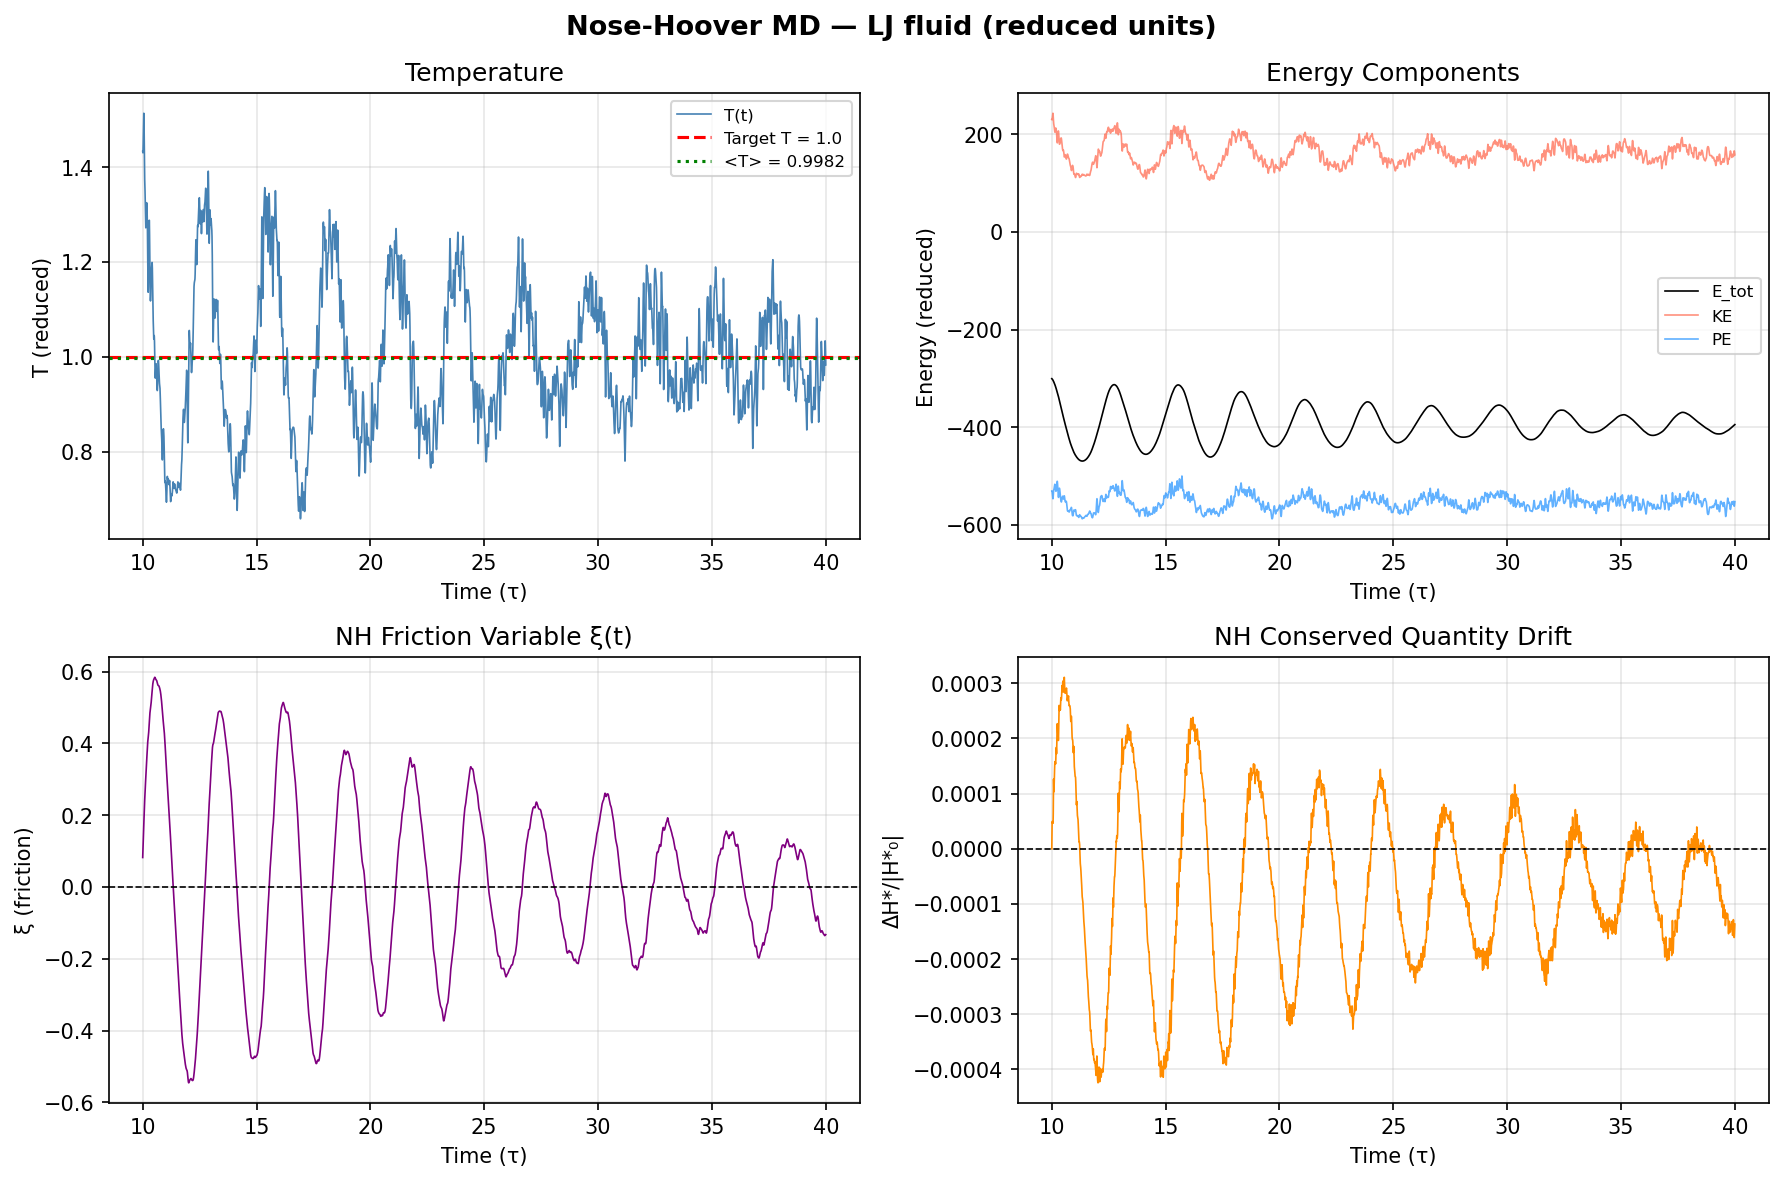

Write the Python code that produced this figure.
"""
============================================================
NVT Molecular Dynamics with Nose-Hoover Thermostat
Pair Potential: Lennard-Jones  (Reduced Units: sigma=1, eps=1, m=1, kB=1)
============================================================

Key Theoretical Formulas
-------------------------
1. Lennard-Jones potential:
   V(r) = 4ε [(σ/r)^12 - (σ/r)^6]

2. LJ pair force on atom i due to atom j:
   F_ij = (48ε/r²) [(σ/r)^12 - 0.5(σ/r)^6] * r_ij

3. Nose-Hoover equations of motion (extended system):
   dr_i/dt  = p_i / m_i
   dp_i/dt  = F_i  -  ξ · p_i           (friction term)
   dξ/dt    = (1/Q) · (2K - Nf·kB·T)    (thermostat EOM)
   dη/dt    = ξ                           (NH "position")

4. Thermostat mass:
   Q = Nf · kB · T · τ_NH²

5. NH conserved pseudo-Hamiltonian:
   H* = KE + PE + Q·ξ²/2 + Nf·kB·T·η

6. Temperature from kinetic energy:
   T = 2K / (Nf · kB)

7. Long-range tail correction (energy):
   U_tail = (8π·N·ρ/3) · [1/(3·rc^9) - 1/rc^3]

8. Pressure (virial theorem):
   P = ρ·kBT + W/(3V),   W = Σ_{i<j} r_ij · F_ij

9. Velocity Verlet (modified for NH friction):
   Step by Trotter splitting of Liouville operator
   (Martyna et al., Mol. Phys. 87, 1117, 1996)

Author: AI4Chem
"""

import numpy as np
import matplotlib.pyplot as plt


# ======================================================================
# Main class
# ======================================================================

class NoseHooverMD:
    """
    NVT Lennard-Jones MD with Nose-Hoover thermostat.

    Parameters
    ----------
    N        : number of atoms
    rho      : number density  (N/V, reduced units)
    T_target : target temperature  (kB = 1)
    dt       : integration time step
    tau_nh   : Nose-Hoover coupling time constant
    """

    def __init__(self, N: int = 108, rho: float = 0.8,
                 T_target: float = 1.0, dt: float = 0.002,
                 tau_nh: float = 0.5):

        self.N        = N
        self.T_target = T_target
        self.dt       = dt
        self.rho      = rho

        # Box length from ρ = N/V  →  L = (N/ρ)^(1/3)
        self.L = (N / rho) ** (1.0 / 3.0)

        # LJ cutoff radius (standard 2.5σ, but ≤ L/2)
        self.rc  = min(2.5, 0.49 * self.L)
        rc3      = self.rc ** 3
        rc9      = rc3 ** 3

        # Long-range tail correction to total energy (per atom):
        #   u_tail = (8π·ρ/3)·[1/(3·rc^9) - 1/rc^3]
        self.e_tail = (8.0 * np.pi * rho / 3.0) * (1.0 / (3.0 * rc9) - 1.0 / rc3)

        # Degrees of freedom: 3N - 3 (COM translation removed)
        self.ndof = 3 * N - 3

        # ---- Nose-Hoover thermostat variables ----
        # Thermostat "mass":  Q = Nf·kB·T·τ²
        self.Q   = self.ndof * T_target * tau_nh ** 2
        self.xi  = 0.0   # friction variable (dη/dt)
        self.eta = 0.0   # NH position variable

        # Arrays
        self.pos    = np.zeros((N, 3))
        self.vel    = np.zeros((N, 3))
        self.forces = np.zeros((N, 3))

        self._init_fcc_lattice()
        self._init_velocities()
        self.forces, self._pe, self._vir = self._compute_forces()

        print("=" * 55)
        print("  Nose-Hoover MD  –  LJ fluid (reduced units)")
        print("=" * 55)
        print(f"  N       = {N},   ρ = {rho:.3f},   L = {self.L:.4f}")
        print(f"  T_target= {T_target},  dt = {dt},  τ_NH = {tau_nh}")
        print(f"  Q       = {self.Q:.4f},  Nf = {self.ndof},  rc = {self.rc:.3f}")
        print("=" * 55)

    # ------------------------------------------------------------------
    # Initialization
    # ------------------------------------------------------------------

    def _init_fcc_lattice(self):
        """Atoms on an FCC lattice (4-atom unit cell)."""
        basis = np.array([[0.0, 0.0, 0.0],
                          [0.5, 0.5, 0.0],
                          [0.5, 0.0, 0.5],
                          [0.0, 0.5, 0.5]])
        nc = int(np.ceil((self.N / 4) ** (1.0 / 3.0)))
        a  = self.L / nc          # lattice constant

        coords = []
        for ix in range(nc):
            for iy in range(nc):
                for iz in range(nc):
                    for b in basis:
                        if len(coords) < self.N:
                            coords.append((np.array([ix, iy, iz]) + b) * a)
        self.pos = np.array(coords[:self.N])

    def _init_velocities(self):
        """Maxwell-Boltzmann distribution, then rescale to exact T_target."""
        np.random.seed(42)
        # Draw velocities: σ_v = sqrt(kB·T/m) = sqrt(T)  (kB=m=1)
        self.vel = np.random.randn(self.N, 3) * np.sqrt(self.T_target)
        # Remove centre-of-mass drift
        self.vel -= self.vel.mean(axis=0)
        # Rescale to exact T_target
        ke    = 0.5 * np.sum(self.vel ** 2)
        T_now = 2.0 * ke / self.ndof
        self.vel *= np.sqrt(self.T_target / T_now)

    # ------------------------------------------------------------------
    # LJ Force & Energy
    # ------------------------------------------------------------------

    def _compute_forces(self):
        """
        Compute LJ forces (vectorised inner loop), potential energy,
        and virial  W = Σ r_ij · F_ij.

        V(r)  = 4 [(1/r)^12 - (1/r)^6]           (σ=ε=1)
        F/r²  = 48 r^{-2}[(r^{-6})^2 - 0.5·r^{-6}]
        Cutoff-shifted: V_s(r) = V(r) - V(rc)
        """
        L    = self.L
        rc2  = self.rc ** 2
        N    = self.N
        pos  = self.pos

        # Energy shift so V_s(rc) = 0
        r2c   = 1.0 / rc2
        r6c   = r2c ** 3
        e_cut = 4.0 * r6c * (r6c - 1.0)

        forces = np.zeros((N, 3))
        pe     = 0.0
        virial = 0.0

        for i in range(N - 1):
            # Displacement vectors: r_i - r_j  for all j > i
            dr  = pos[i] - pos[i + 1:]          # shape (N-1-i, 3)
            dr -= L * np.round(dr / L)           # minimum image convention
            r2  = np.einsum('ij,ij->i', dr, dr)  # |dr|²

            mask = r2 < rc2
            if not np.any(mask):
                continue

            r2m  = r2[mask]
            drm  = dr[mask]

            r2i  = 1.0 / r2m
            r6i  = r2i ** 3   # (σ/r)^6  with σ=1

            # Force coefficient:  dV/dr · (1/r) = 48ε/r² [(σ/r)^12 - 0.5(σ/r)^6]
            f_r2 = 48.0 * r2i * r6i * (r6i - 0.5)
            fvec = f_r2[:, None] * drm            # force vectors on atom i

            forces[i] += fvec.sum(axis=0)

            j_idx = np.where(mask)[0] + (i + 1)
            np.add.at(forces, j_idx, -fvec)       # Newton's 3rd law

            pe     += np.sum(4.0 * r6i * (r6i - 1.0) - e_cut)
            virial += np.sum(f_r2 * r2m)          # Σ r·F

        pe += self.e_tail * N   # long-range correction
        return forces, pe, virial

    # ------------------------------------------------------------------
    # Nose-Hoover velocity-Verlet integrator
    # ------------------------------------------------------------------

    def _ke(self) -> float:
        """Kinetic energy  K = ½·m·Σv²  (m=1)."""
        return 0.5 * np.sum(self.vel ** 2)

    def step(self):
        """
        Single time step using the Nose-Hoover velocity-Verlet scheme
        (Trotter factorisation, Martyna et al. 1996).

        Integration order
        -----------------
        1.  ξ ← ξ + (dt/2)·G_ξ          (half-step thermostat)
        2.  v ← v·exp(−ξ·dt/2)           (velocity scaling, half)
        3.  v ← v + (dt/2)·F/m           (half-kick from forces)
        4.  r ← r + dt·v                 (full position update)
        5.  F ← F(r_new)                 (recompute forces)
        6.  v ← v + (dt/2)·F_new/m       (half-kick, new forces)
        7.  v ← v·exp(−ξ·dt/2)           (velocity scaling, half)
        8.  ξ ← ξ + (dt/2)·G_ξ          (half-step thermostat)
        9.  η ← η + dt·ξ                 (NH position, full step)

        where  G_ξ = (2K − Nf·kB·T) / Q
        """
        dt  = self.dt
        dt2 = 0.5 * dt

        # ---- 1. Half-step ξ ----
        G        = (2.0 * self._ke() - self.ndof * self.T_target) / self.Q
        self.xi += dt2 * G

        # ---- 2. Scale velocities (NH damping) ----
        scale     = np.exp(-self.xi * dt2)
        self.vel *= scale

        # ---- 3. Half velocity kick from current forces ----
        self.vel += dt2 * self.forces   # m = 1

        # ---- 4. Full position update with PBC ----
        self.pos  = (self.pos + dt * self.vel) % self.L

        # ---- 5. Recompute forces at new positions ----
        self.forces, pe, virial = self._compute_forces()

        # ---- 6. Half velocity kick from new forces ----
        self.vel += dt2 * self.forces

        # ---- 7. Scale velocities again ----
        self.vel *= scale   # same scale factor for time-reversibility

        # ---- 8. Half-step ξ with updated KE ----
        G        = (2.0 * self._ke() - self.ndof * self.T_target) / self.Q
        self.xi += dt2 * G

        # ---- 9. Full step η ----
        self.eta += dt * self.xi

        ke = self._ke()
        return ke, pe, virial

    # ------------------------------------------------------------------
    # Run loop
    # ------------------------------------------------------------------

    def run(self, n_steps: int = 20000,
            equil_steps: int = 5000,
            output_every: int = 500):
        """
        Run the simulation.

        Parameters
        ----------
        n_steps      : total number of MD steps
        equil_steps  : equilibration steps (not collected in data)
        output_every : print / record interval
        """
        hdr = (f"{'Step':>8}  {'T':>8}  {'KE':>10}  "
               f"{'PE':>12}  {'E_tot':>12}  {'ξ':>9}  {'P':>8}")
        print("\n" + hdr)
        print("-" * len(hdr))

        data = {k: [] for k in ('t', 'T', 'KE', 'PE', 'E', 'xi', 'P', 'H_star')}

        for step in range(n_steps):
            ke, pe, virial = self.step()

            T      = 2.0 * ke / self.ndof
            P      = self.rho * T + virial / (3.0 * self.L ** 3)
            E      = ke + pe
            # NH conserved quantity: H* = KE + PE + Q·ξ²/2 + Nf·kBT·η
            H_star = E + 0.5 * self.Q * self.xi ** 2 + self.ndof * self.T_target * self.eta

            if step % output_every == 0:
                print(f"{step:>8}  {T:>8.4f}  {ke:>10.4f}  "
                      f"{pe:>12.4f}  {E:>12.4f}  {self.xi:>9.5f}  {P:>8.4f}")

            if step >= equil_steps:
                data['t'].append(step * self.dt)
                data['T'].append(T)
                data['KE'].append(ke)
                data['PE'].append(pe)
                data['E'].append(E)
                data['xi'].append(self.xi)
                data['P'].append(P)
                data['H_star'].append(H_star)

        for k in data:
            data[k] = np.array(data[k])

        self._print_summary(data)
        return data

    # ------------------------------------------------------------------
    # Post-processing
    # ------------------------------------------------------------------

    def _print_summary(self, data):
        print(f"\n{'='*50}")
        print("  Production averages")
        print(f"{'='*50}")
        print(f"  T_target = {self.T_target:.4f}")
        print(f"  <T>      = {data['T'].mean():.4f} ± {data['T'].std():.4f}")
        print(f"  <KE>     = {data['KE'].mean():.4f}")
        print(f"  <PE>     = {data['PE'].mean():.4f}")
        print(f"  <E_tot>  = {data['E'].mean():.4f}")
        print(f"  <P>      = {data['P'].mean():.4f}")
        H0  = data['H_star'][0]
        dH  = (data['H_star'] - H0) / abs(H0)
        print(f"  ΔH*/H*   = {dH.std():.2e}  (NH conserved quantity drift)")
        print(f"{'='*50}")

    def plot(self, data, save: str = "nose_hoover_md.png"):
        """Four-panel diagnostic plot."""
        t = data['t']

        fig, axes = plt.subplots(2, 2, figsize=(12, 8))
        fig.suptitle("Nose-Hoover MD — LJ fluid (reduced units)", fontsize=13, fontweight='bold')

        # --- (0,0) Temperature ---
        ax = axes[0, 0]
        ax.plot(t, data['T'], lw=0.8, color='steelblue', label='T(t)')
        ax.axhline(self.T_target, color='red', ls='--', lw=1.5,
                   label=f'Target T = {self.T_target}')
        ax.axhline(np.mean(data['T']), color='green', ls=':', lw=1.5,
                   label=f"<T> = {np.mean(data['T']):.4f}")
        ax.set(xlabel='Time (τ)', ylabel='T (reduced)', title='Temperature')
        ax.legend(fontsize=8); ax.grid(alpha=0.3)

        # --- (0,1) Energy components ---
        ax = axes[0, 1]
        ax.plot(t, data['E'],  lw=0.8, color='black',      label='E_tot')
        ax.plot(t, data['KE'], lw=0.8, color='tomato',     alpha=0.7, label='KE')
        ax.plot(t, data['PE'], lw=0.8, color='dodgerblue', alpha=0.7, label='PE')
        ax.set(xlabel='Time (τ)', ylabel='Energy (reduced)', title='Energy Components')
        ax.legend(fontsize=8); ax.grid(alpha=0.3)

        # --- (1,0) Nose-Hoover friction variable ξ ---
        ax = axes[1, 0]
        ax.plot(t, data['xi'], lw=0.8, color='purple')
        ax.axhline(0, color='k', ls='--', lw=0.8)
        ax.set(xlabel='Time (τ)', ylabel='ξ (friction)',
               title='NH Friction Variable ξ(t)')
        ax.grid(alpha=0.3)

        # --- (1,1) NH Conserved Quantity H* ---
        ax = axes[1, 1]
        H0   = data['H_star'][0]
        dH   = (data['H_star'] - H0) / abs(H0)
        ax.plot(t, dH, lw=0.8, color='darkorange')
        ax.axhline(0, color='k', ls='--', lw=0.8)
        ax.set(xlabel='Time (τ)',
               ylabel='ΔH*/|H*₀|',
               title='NH Conserved Quantity Drift')
        ax.grid(alpha=0.3)

        plt.tight_layout()
        plt.savefig(save, dpi=150, bbox_inches='tight')
        print(f"\nPlot saved → {save}")
        plt.show()


# ======================================================================
# Entry point
# ======================================================================

if __name__ == "__main__":
    md = NoseHooverMD(
        N        = 108,    # atoms (4 × 3³ FCC unit cells)
        rho      = 0.8,    # number density
        T_target = 1.0,    # target temperature (kB = 1)
        dt       = 0.002,  # time step (LJ reduced units)
        tau_nh   = 0.5,    # NH coupling time constant
    )

    data = md.run(
        n_steps     = 20000,   # total MD steps  (= 40 τ)
        equil_steps = 5000,    # equilibration   (= 10 τ)
        output_every= 500,
    )

    md.plot(data)
